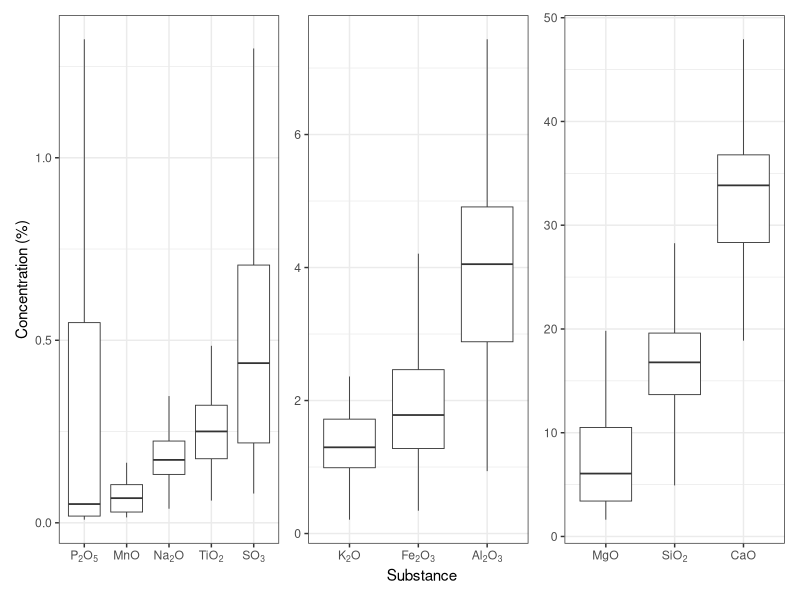
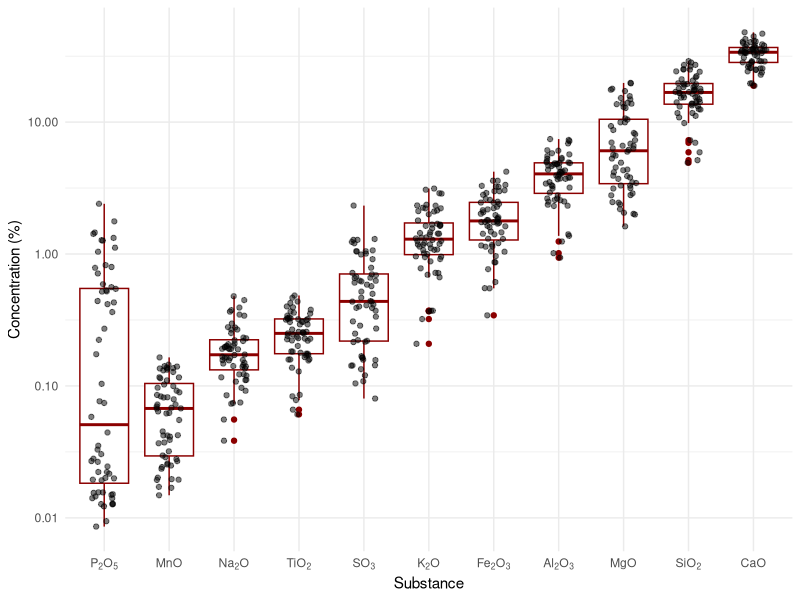
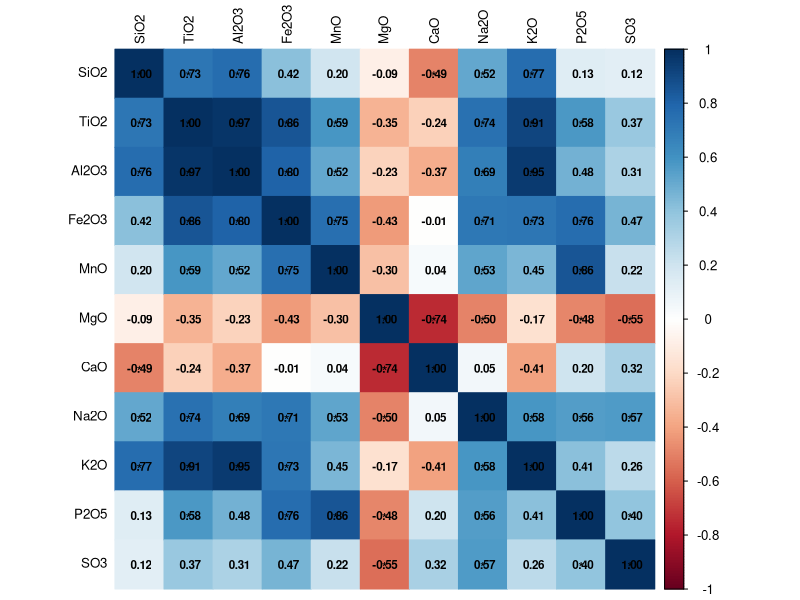
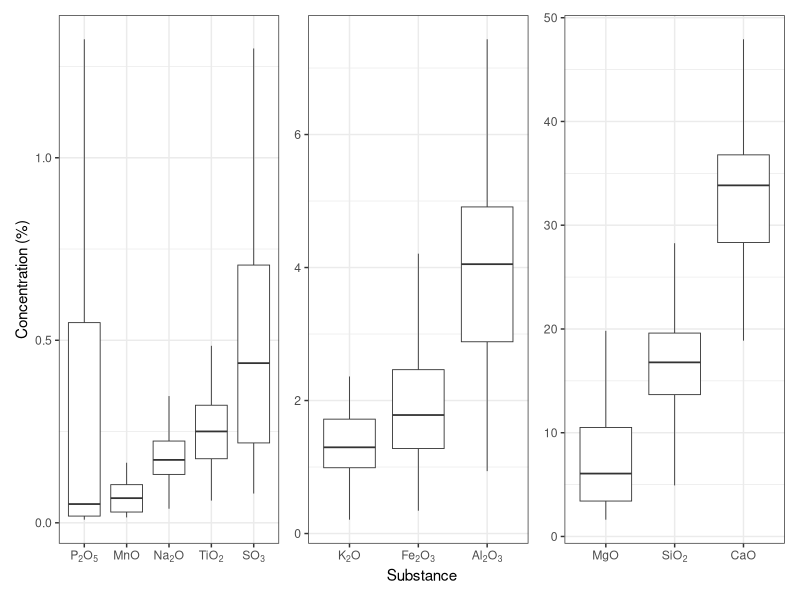

Generate these figures, in order, with R:
## ---- chunk 1
knitr::opts_chunk$set(echo = TRUE,warning = FALSE, message = FALSE)

# Load required libraries
library(tidyverse)
library(ggplot2)
library(readxl)
library(patchwork)
library(corrplot)
## ---- chunk 2
# Load data from input folder

dt_fines <- read_excel("input/Fines_Sample_data.xlsx",
    sheet = "XRF", skip = 1)

## ---- chunk 3
# Summary statistics
summary(dt_fines)



names(dt_fines) <- c("Mineralresource", "Deposit", "Samplenumber", "LOI950°C", "SiO2", "TiO2", "Al2O3",
"Fe2O3", "MnO", "MgO", "CaO", "Na2O", "K2O", "P2O5",
"SO3")


## ---- chunk 4

# format data for plotting
# pivot longer, excluding non-numeric columns

#exclude LOI950°C 
dt_fines_long <- dt_fines %>%  select(-c("LOI950°C"))

dt_fines_long <- dt_fines_long %>%
  pivot_longer(cols = c("SiO2", "TiO2", "Al2O3",
"Fe2O3", "MnO", "MgO", "CaO", "Na2O", "K2O", "P2O5",
"SO3"),
               names_to = "Substance",
               values_to = "Concentration")

# create boxplot, sort x-axis by median concentration
#plot  MgO, SiO2, CaO separately due to scale issues
#start with these

subs_high <- c("MgO",  "SiO2",  "CaO")
subs_medium <- c("Al2O3", "Fe2O3", "K2O")
subs_low <- c("TiO2", "MnO", "P2O5", "Na2O", "SO3")

#refactor the three plots below into a function


## ---- chunk 5

# Create a named vector for chemical formula labels with subscripts
chem_labels <- c(
  "SiO2" = expression(SiO[2]),
  "TiO2" = expression(TiO[2]),
  "Al2O3" = expression(Al[2]*O[3]),
  "Fe2O3" = expression(Fe[2]*O[3]),
  "MnO" = expression(MnO),
  "MgO" = expression(MgO),
  "CaO" = expression(CaO),
  "Na2O" = expression(Na[2]*O),
  "K2O" = expression(K[2]*O),
  "P2O5" = expression(P[2]*O[5]),
  "SO3" = expression(SO[3])
)

boxplot_fines <- function(substances){
  ggplot(dt_fines_long %>% filter(Substance %in% substances),
         aes(x = reorder(Substance, Concentration, FUN = median), y = Concentration)) +
    geom_boxplot(outliers = F,
                 size=0.3) +
    labs(x = "Substance",
         y = "Concentration (%)") +
    scale_x_discrete(labels = chem_labels) +
    theme_bw()
  #  geom_jitter(size = 0.1, alpha = 0.5)
}


a <- boxplot_fines(subs_low)

b <- boxplot_fines(subs_medium)
   
c <- boxplot_fines(subs_high)

  
  

(a + b + c) + plot_layout(nrow = 1, guides = "collect",axes = "collect")
  #apply theme_bw to all plots
  


#sace to file (png, width=12in, height=6in, res=300)

ggsave("output/boxplot_xrf_fines.png", width = 12, height = 6, dpi = 300, scale=0.6)
  




## ---- chunk 6

# create boxplot with log y-axis, sort x-axis by median concentration
a_log <- ggplot(dt_fines_long,
       aes(x = reorder(Substance, Concentration, FUN = median), y = Concentration
)) +
  geom_boxplot(color = "darkred") +
  labs(x = "Substance",
       y = "Concentration (%)") +
  theme_minimal()+
  geom_jitter(width = 0.2, alpha = 0.5) +
  scale_y_log10() +
  scale_x_discrete(labels = chem_labels)
a_log



## ---- chunk 7
# Correlation plots between constituents

# Select only the constituent columns (excluding metadata columns)
constituents <- dt_fines %>%
  select(SiO2, TiO2, Al2O3, Fe2O3, MnO, MgO, CaO, Na2O, K2O, P2O5, SO3)

# Calculate Spearman correlation matrix
cor_matrix <- cor(constituents, method = "spearman", use = "complete.obs")

# Calculate p-values for significance testing
cor_pvalues <- cor.mtest(cor_matrix, conf.level = 0.95)

# Create correlation plot
corrplot(cor_matrix, 
         method = "color",           # Fill tiles with colors
         type = "full",              # Show both upper and lower triangle
         col = COL2('RdBu', 200),    # Standard blue to red color scheme
         tl.col = "black",           # Text label color: black
         addCoef.col = "black",      # Coefficient text color: black
         p.mat = cor_pvalues$p,      # P-value matrix for significance
         sig.level = 0.05,           # Alpha = 0.05
         insig = "label_sig",        # Mark significant values with *
         pch.cex = 0.9,              # Size of significance markers
         number.cex = 0.7,           # Size of correlation coefficients
         tl.cex = 0.8)               # Size of text labels
